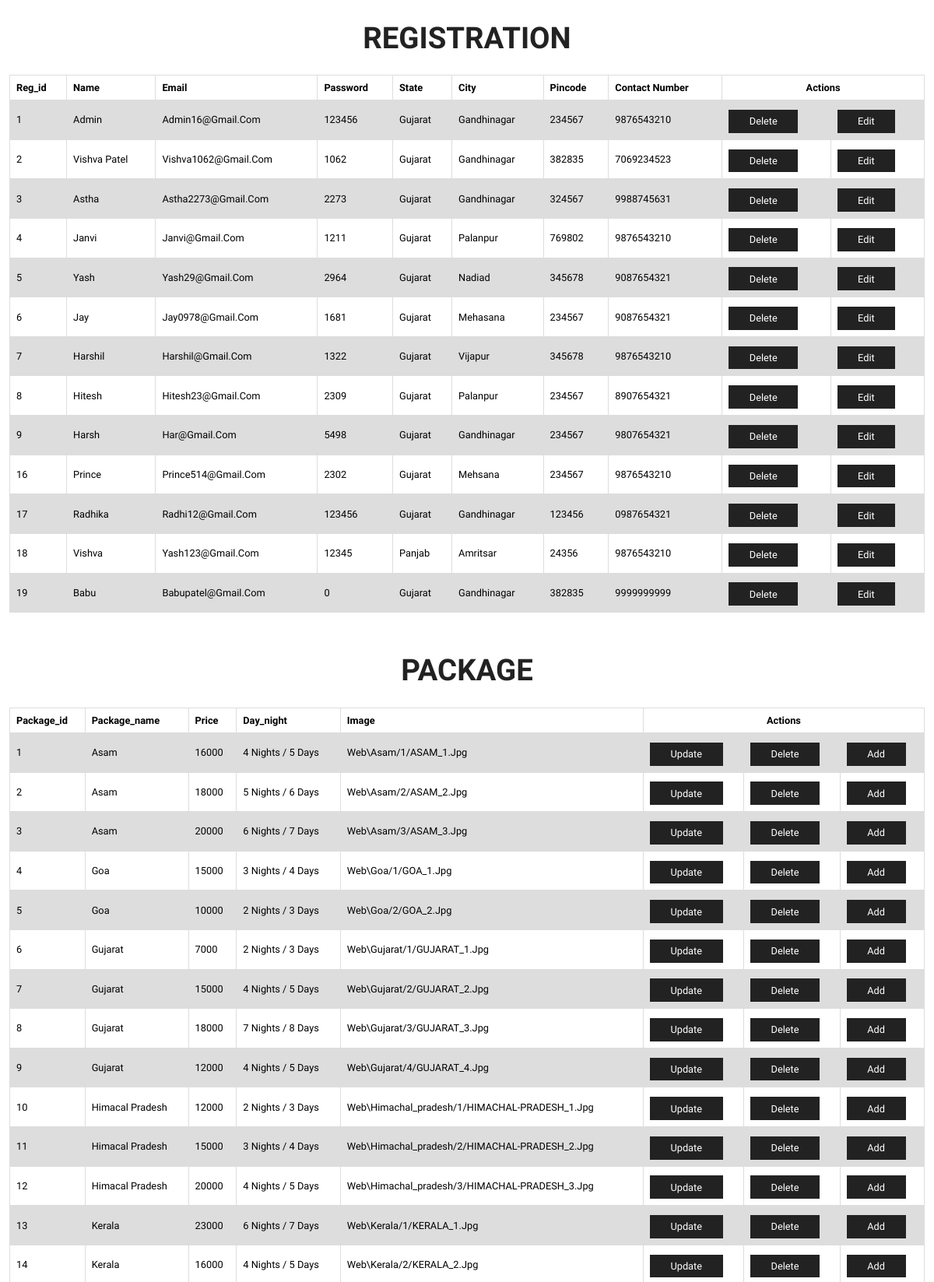
The app's page /admin_page.php (upper part) with its own data.
### tables this page shows
CREATE TABLE `registration_table` (
  `r_id` int(11) NOT NULL,
  `name` varchar(50) NOT NULL,
  `email_id` varchar(25) NOT NULL,
  `password` int(8) NOT NULL,
  `state` varchar(20) NOT NULL,
  `city` varchar(25) NOT NULL,
  `pincode` int(6) NOT NULL,
  `contact_number` varchar(10) NOT NULL,
  `user_type` varchar(20) NOT NULL DEFAULT 'user'
);

CREATE TABLE `packa_table` (
  `package_id` int(11) NOT NULL,
  `package_name` varchar(300) NOT NULL,
  `day_night` varchar(30) NOT NULL,
  `price` int(20) NOT NULL,
  `image` varchar(150) NOT NULL,
  `state_id` int(11) NOT NULL
);

### admin_page.php (the view, shortened to what this page needs)
<?php
$conn = mysqli_connect("localhost","root","","tour");
?>
<!DOCTYPE html>
<html>
<head>
     <link rel="stylesheet" href="https://cdn.jsdelivr.net/npm/swiper@8/swiper-bundle.min.css"/>
     <link rel="stylesheet" href="https://cdnjs.cloudflare.com/ajax/libs/font-awesome/6.2.1/css/all.min.css"/>
     <link rel="stylesheet" type="text/css" href="https://fontawesome.com/v4.7.0/icons">
	   <link rel="stylesheet" type="text/css" href="css/style.css">
</head>
<body>
<section class="registration">
<h1 class="heading-title"> Registration </h1>
<table>
	<tr>
		<th>Reg_id</th>
		<th>Name</th>
		<th>Email</th>
		<th>Password</th>
		<th>State</th>
		<th>City</th>
		<th>Pincode</th>
		<th>Contact Number</th>
		<th colspan="2" class="act">Actions</th>
	</tr>
<?php
$qry = "Select * from registration_table";
$result = mysqli_query($conn,$qry);
while($row = mysqli_fetch_array($result))
echo"
	<tr>
		<td>".$row[0]."</td>
		<td>".$row[1]."</td>
		<td>".$row[2]."</td>
		<td>".$row[3]."</td>
		<td>".$row[4]."</td>
		<td>".$row[5]."</td>
		<td>".$row[6]."</td>
		<td>".$row[7]."</td>
		<td><a href='delete.php?r_id=" . $row['r_id'] . "' class=\"btn\">Delete</a></td>
		<td><a href='form.php?r_id=" . $row['r_id'] . "' class=\"btn\">Edit</a></td>
	</tr>
	"
?>
</table>
</section>
<section class="Package">
<h1 class="heading-title"> Package </h1>
<table>
	<tr>
		<th>Package_id</th>
		<th>Package_name</th>
		<th>price</th>
		<th>Day_night</th>
		<th>image</th>
		<th colspan="3" class="act">Actions</th>
	</tr>
<?php
$qry = "Select * from packa_table";
$result = mysqli_query($conn,$qry);
while($row = mysqli_fetch_array($result))
echo"
	<tr>
		<td>".$row['package_id']."</td>
		<td>".$row['package_name']."</td>
		<td>".$row['price']."</td>
		<td>".$row['day_night']."</td>
		<td>".$row['image']."</td>
		<td><a href = \"form.php?package_id=".$row[0]."\" class=\"btn\">Update</a></td>
		<td><a href = \"procces.php\" class=\"btn\">Delete</a></td>
		<td><a href = \"delete.php\" class=\"btn\">Add</a></td>
	</tr>
	"
?>
</table>
</section>
</body>
</html>

### admin_page.php (style rules this page uses)
:root { --main-color:#008080; --black:#222; --white:#fff; --light-black:#777; --light-white:#fff9; --dark-bg:rgba(0,0,0,0.7); --light-bg:#eee; --border:1px solid var(--black); --box-shadow:0 .5rem 1rem rgba(0,0,0,0.1); --text-shadow:0 1.5rem 3rem rgba(0,0,0,0.3); }
* { font-family: 'Kalam', cursive; margin: 0; padding: 0; box-sizing: border-box; outline: none; border: none; text-decoration: none; text-transform: capitalize; }
html { font-size: 80%; overflow-x: hidden; }
section { padding: 2rem 1%; }
.btn { display: inline-block; margin-top: .3rem; background: var(--black); color: #fff; padding: .5rem 2rem; border: 0.1rem solid var(--black); cursor: pointer; font-size: 1rem; }
.heading-title { text-align: center; margin-bottom: 2rem; font-size: 3rem; text-transform: uppercase; color: var(--black); }
table { font-family: arial, sans-serif; border-collapse: collapse; width: 100%; }
td,th { border: 1px solid #dddddd; text-align: left; padding: 8px; }
.act { text-align: center; }
tr:nth-child(even) { background: #dddddd; }

### records on screen
registration_table: r_id "1", name "Admin", email "Admin16@gmail.com", password "123456", state "Gujarat", city "Gandhinagar", pincode "234567", contact_number "9876543210"
registration_table: r_id "2", name "Vishva Patel", email "Vishva1062@gmail.com", password "1062", state "Gujarat", city "Gandhinagar", pincode "382835", contact_number "7069234523"
registration_table: r_id "3", name "Astha", email "Astha2273@gmail.com", password "2273", state "Gujarat", city "Gandhinagar", pincode "324567", contact_number "9988745631"
registration_table: r_id "4", name "Janvi", email "Janvi@gmail.com", password "1211", state "Gujarat", city "Palanpur", pincode "769802", contact_number "9876543210"
registration_table: r_id "5", name "Yash", email "Yash29@gmail.com", password "2964", state "Gujarat", city "Nadiad", pincode "345678", contact_number "9087654321"
registration_table: r_id "6", name "Jay", email "Jay0978@gmail.com", password "1681", state "Gujarat", city "Mehasana", pincode "234567", contact_number "9087654321"
registration_table: r_id "7", name "Harshil", email "Harshil@gmail.com", password "1322", state "Gujarat", city "Vijapur", pincode "345678", contact_number "9876543210"
registration_table: r_id "8", name "Hitesh", email "Hitesh23@gmail.com", password "2309", state "Gujarat", city "Palanpur", pincode "234567", contact_number "8907654321"
registration_table: r_id "9", name "Harsh", email "Har@gmail.com", password "5498", state "Gujarat", city "Gandhinagar", pincode "234567", contact_number "9807654321"
registration_table: r_id "16", name "Prince", email "Prince514@gmail.com", password "2302", state "Gujarat", city "Mehsana", pincode "234567", contact_number "9876543210"
registration_table: r_id "17", name "Radhika", email "Radhi12@gmail.com", password "123456", state "Gujarat", city "Gandhinagar", pincode "123456", contact_number "0987654321"
registration_table: r_id "18", name "Vishva", email "Yash123@gmail.com", password "12345", state "Panjab", city "Amritsar", pincode "24356", contact_number "9876543210"
registration_table: r_id "19", name "Babu", email "Babupatel@gmail.com", password "0", state "Gujarat", city "Gandhinagar", pincode "382835", contact_number "9999999999"
packa_table: package_id "1", package_name "Asam", price "16000", day_night "4 Nights / 5 Days", image "Web\\asam/1/ASAM_1.jpg"
packa_table: package_id "2", package_name "Asam", price "18000", day_night "5 Nights / 6 Days", image "Web\\asam/2/ASAM_2.jpg"
packa_table: package_id "3", package_name "Asam", price "20000", day_night "6 Nights / 7 Days", image "Web\\asam/3/ASAM_3.jpg"
packa_table: package_id "4", package_name "Goa", price "15000", day_night "3 Nights / 4 Days", image "Web\\goa/1/GOA_1.jpg"
packa_table: package_id "5", package_name "Goa", price "10000", day_night "2 Nights / 3 Days", image "Web\\goa/2/GOA_2.jpg"
packa_table: package_id "6", package_name "Gujarat", price "7000", day_night "2 Nights / 3 Days", image "Web\\gujarat/1/GUJARAT_1.jpg"
packa_table: package_id "7", package_name "Gujarat", price "15000", day_night "4 Nights / 5 Days", image "Web\\gujarat/2/GUJARAT_2.jpg"
packa_table: package_id "8", package_name "Gujarat", price "18000", day_night "7 Nights / 8 Days", image "Web\\gujarat/3/GUJARAT_3.jpg"
packa_table: package_id "9", package_name "Gujarat", price "12000", day_night "4 Nights / 5 Days", image "Web\\gujarat/4/GUJARAT_4.jpg"
packa_table: package_id "10", package_name "Himacal Pradesh", price "12000", day_night "2 Nights / 3 Days", image "Web\\himachal_pradesh/1/HIMACHAL-PRADESH_1.jpg"
packa_table: package_id "11", package_name "Himacal Pradesh", price "15000", day_night "3 Nights / 4 Days", image "Web\\himachal_pradesh/2/HIMACHAL-PRADESH_2.jpg"
packa_table: package_id "12", package_name "Himacal Pradesh", price "20000", day_night "4 Nights / 5 Days", image "Web\\himachal_pradesh/3/HIMACHAL-PRADESH_3.jpg"
packa_table: package_id "13", package_name "Kerala", price "23000", day_night "6 Nights / 7 Days", image "Web\\kerala/1/KERALA_1.jpg"
packa_table: package_id "14", package_name "Kerala", price "16000", day_night "4 Nights / 5 Days", image "Web\\kerala/2/KERALA_2.jpg"
